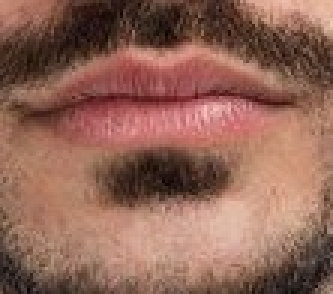
#> input picture Images/noyawn.jpg, 111 x 98 px, given in place of the camera (shown 3 times larger)
$ python utils.py
#> lines starting #> are read from the running program, lines starting #| are printed output that depends on the picture
#> in main, img is the input picture: shape (98, 111, 3); mean B, G, R 86.5, 101.1, 144.7
'''

Author: Asadullah Dal
Youtube Channel: https://www.youtube.com/c/aiphile

'''

import cv2 as cv
import numpy as np

# colors
# values =(blue, green, red) opencv accepts BGR values not RGB
BLACK = (0, 0, 0)
WHITE = (255, 255, 255)
BLUE = (255, 0, 0)
RED = (0, 0, 255)
CYAN = (255, 255, 0)
YELLOW = (0, 255, 255)
MAGENTA = (255, 0, 255)
GRAY = (128, 128, 128)
GREEN = (0, 255, 0)
PURPLE = (128, 0, 128)
ORANGE = (0, 165, 255)
PINK = (147, 20, 255)
points_list = [(200, 300), (150, 150), (400, 200)]


def drawColor(img, colors):
    x, y = 0, 10
    w, h = 20, 30

    for color in colors:
        x += w + 5
        # y += 10
        cv.rectangle(img, (x - 6, y - 5), (x + w + 5, y + h + 5), (10, 50, 10), -1)
        cv.rectangle(img, (x, y), (x + w, y + h), color, -1)
#> this loop made 12 passes
#> (color, x) on passes 1 to 12: ((0, 0, 0), 25), ((255, 255, 255), 50), ((255, 0, 0), 75), ((0, 0, 255), 100), ((255, 255, 0), 125), ((0, 255, 255), 150), ((255, 0, 255), 175), ((128, 128, 128), 200), ((0, 255, 0), 225), ((128, 0, 128), 250), ((0, 165, 255), 275), ((147, 20, 255), 300)
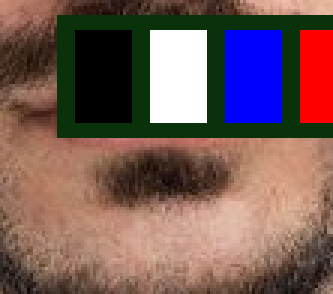
#> img: shape (98, 111, 3) (shown 3 times larger); mean B, G, R 89, 92.6, 120
#> after the loop, x = 300


# [53 lines left out: functions colorBackgroundText, textWithBackground, not called in this run]


def textBlurBackground(img, text, font, fontScale, textPos, textThickness=1, textColor=(0, 255, 0), kneral=(33, 33),
                       pad_x=3, pad_y=3):
    """
    Draw text with background blured,  control the blur value, with kernal(odd, odd)
    @param img:(mat) which you want to draw text
    @param text: (string) text you want draw
    @param font: fonts face, like FONT_HERSHEY_COMPLEX, FONT_HERSHEY_PLAIN etc.
    @param fontScale: (double) the size of text, how big it should be.
    @param textPos: tuple(x,y) position where you want to draw text
    @param textThickness:(int) fonts weight, how bold it should be.
    @param textColor: tuple(BGR), values -->0 to 255 each
    @param kneral: tuple(3,3) int as odd number:  higher the value, more blurry background would be
    @param pad_x: int(pixels)  padding of in x direction
    @param pad_y: int(pixels)  padding of in y direction
    @return: img mat, with text drawn, with background blured

    call the function:
     img =textBlurBackground(img, 'Blured Background Text', cv2.FONT_HERSHEY_COMPLEX, 0.9, (20, 60),2, (0,255, 0), (49,49), 13, 13 )
    """
#> called with text = 'Blured Background Text', font = 3, fontScale = 0.8, textPos = (60, 140), textThickness = 2, textColor = (0, 255, 255), kneral = (71, 71), pad_x = 13

    (t_w, t_h), _ = cv.getTextSize(text, font, fontScale, textThickness)  # getting the text size
#> t_w = 338; t_h = 18
    x, y = textPos
    blur_roi = img[y - pad_y - t_h: y + pad_y, x - pad_x:x + t_w + pad_x]  # croping Text Background
#> blur_roi = empty array
#> (the run stopped early here; a loop or call above may not have finished)

$ run again, on Images/yawn.jpg
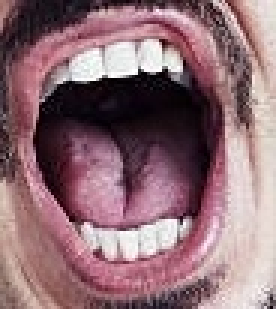
#> input picture Images/yawn.jpg, 92 x 103 px, given in place of the camera (shown 3 times larger)
#> in main, img is the input picture: shape (103, 92, 3); mean B, G, R 116.9, 109.6, 142.9
#> the loop in drawColor, `for color in colors:` made 12 passes
#> (color, x) on passes 1 to 8: ((0, 0, 0), 25), ((255, 255, 255), 50), ((255, 0, 0), 75), ((0, 0, 255), 100), ((255, 255, 0), 125), ((0, 255, 255), 150), ((255, 0, 255), 175), ((128, 128, 128), 200)
#> after the loop in drawColor, `for color in colors:`:
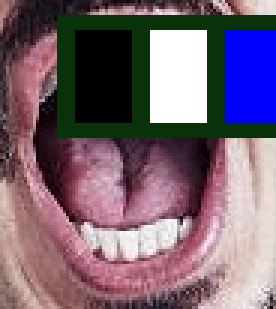
#> img: shape (103, 92, 3) (shown 3 times larger); mean B, G, R 115.7, 101.4, 121.4
#> after the loop in drawColor, `for color in colors:`: x = 300
#> t_w = 338; t_h = 18
#> blur_roi = empty array
